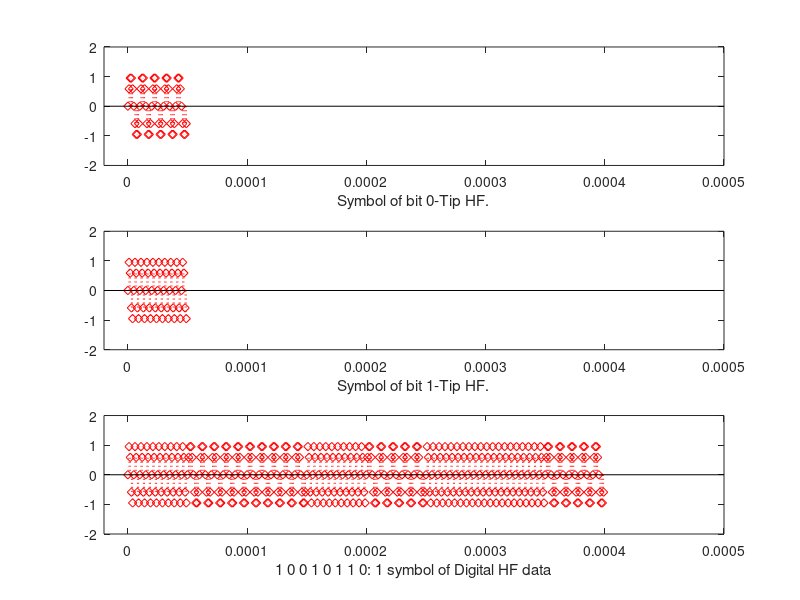
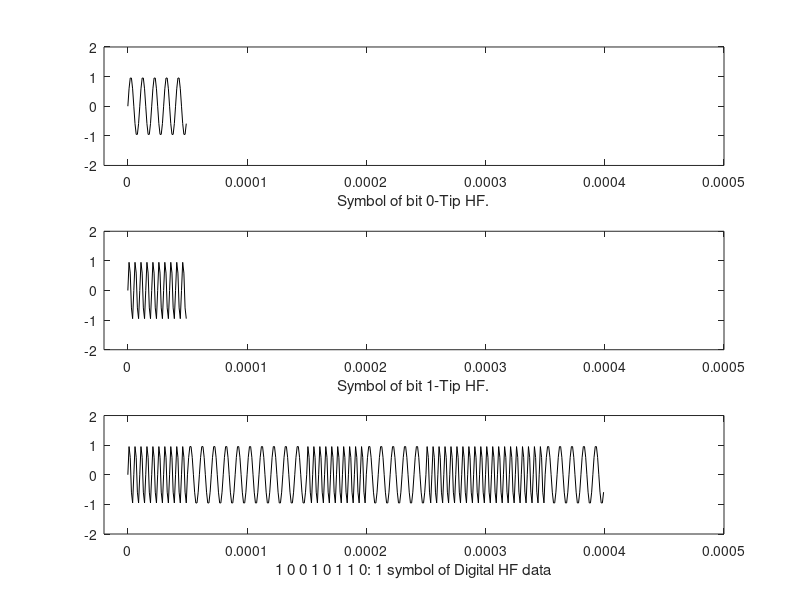

MATLAB code for these plots, in order:
%mducng/SoC/D2/G2touch
clc;
clear;
close all;
%%%%%%%%%%%%%%%%%%%%%%%%%%%%%%%%%%%%%%%%%%%%%%%%%%%%%%%%%%%%%%%%%%%%%%%%%%%
f0HF                =  100000;              % 0-Tip Digital HF             
f1HF                =  200000;              % 1-Tip Digital HF
Fs                  =  1000000;             % Sampling freq
sps                 =  400;                 % # samples per symbol
ns                  =  0:(sps/8-1);         % Vector of samples
%%%%%%%%%%%%%%%%%%%%%%%%%%%%%%%%%%%%%%%%%%%%%%%%%%%%%%%%%%%%%%%%%%%%%%%%%%%
SymbolZero          =  sin(2*pi*ns*f0HF/Fs);
SymbolOne           =  sin(2*pi*ns*f1HF/Fs);
SymbolBlank         =  0*SymbolZero;
%%%%%%%%%%%%%%%%%%%%%%%%%%%%%%%%%%%%%%%%%%%%%%%%%%%%%%%%%%%%%%%%%%%%%%%%%%%
AllZerosSymbols     = SymbolZero;
AllOnesSymbols      = SymbolOne;
%%%%%%%%%%%%%%%%%%%%%%%%%%%%%%%%%%%%%%%%%%%%%%%%%%%%%%%%%%%%%%%%%%%%%%%%%%%
receivedSignal      = [SymbolOne,SymbolZero,SymbolZero,SymbolOne,...
                                SymbolZero,SymbolOne,SymbolOne,SymbolZero];
%%%%%%%%%%%%%%%%%%%%%%%%%%%%%%%%%%%%%%%%%%%%%%%%%%%%%%%%%%%%%%%%%%%%%%%%%%%
tS                  = (0:length(SymbolZero)-1)*1/Fs;    % t symbol
tR                  = (0:length(receivedSignal)-1)*1/Fs;% t received frame
%%%%%%%%%%%%%%%%%%%%%%%%%%%%%%%%%%%%%%%%%%%%%%%%%%%%%%%%%%%%%%%%%%%%%%%%%%%
figure(1)
subplot(3,1,1);
stem(tS,SymbolZero,':diamondr')
%plot(tS,SymbolZero)
xlabel("Symbol of bit 0-Tip HF.");
axis([-20*1/Fs 500*1/Fs -2 2]);
%%%%%%%%%%%%%%
subplot(3,1,2);
stem(tS,SymbolOne,':diamondr')
%plot(tS,SymbolOne)
xlabel("Symbol of bit 1-Tip HF.");
axis([-20*1/Fs 500*1/Fs -2 2]);
%%%%%%%%%%%%%%
subplot(3,1,3);
stem(tR,receivedSignal,':diamondr')
%plot(tR,receivedSignal)
xlabel("1 0 0 1 0 1 1 0: 1 symbol of Digital HF data");
axis([-20*1/Fs 500*1/Fs -2 2]);
figure(2)
subplot(3,1,1);
%stem(tS,SymbolZero,':diamondr')
plot(tS,SymbolZero,'k');
xlabel("Symbol of bit 0-Tip HF.");
axis([-20*1/Fs 500*1/Fs -2 2]);
%%%%%%%%%%%%%%
subplot(3,1,2);
%stem(tS,SymbolOne,':diamondr')
plot(tS,SymbolOne,'k');
xlabel("Symbol of bit 1-Tip HF.");
axis([-20*1/Fs 500*1/Fs -2 2]);
%%%%%%%%%%%%%%
subplot(3,1,3);
%stem(tR,receivedSignal,':diamondr')
plot(tR,receivedSignal,'k');
xlabel("1 0 0 1 0 1 1 0: 1 symbol of Digital HF data");
axis([-20*1/Fs 500*1/Fs -2 2]);